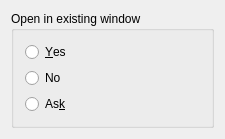
<?xml version="1.0" encoding="UTF-8"?>
<ui version="4.0">
 <class>KGraphViewerPreferencesOpenInExistingWindowWidget</class>
 <widget class="QWidget" name="KGraphViewerPreferencesOpenInExistingWindowWidget">
  <property name="geometry">
   <rect>
    <x>0</x>
    <y>0</y>
    <width>225</width>
    <height>131</height>
   </rect>
  </property>
  <property name="sizePolicy">
   <sizepolicy hsizetype="Minimum" vsizetype="Minimum">
    <horstretch>15</horstretch>
    <verstretch>0</verstretch>
   </sizepolicy>
  </property>
  <property name="minimumSize">
   <size>
    <width>100</width>
    <height>100</height>
   </size>
  </property>
  <layout class="QGridLayout">
   <property name="sizeConstraint">
    <enum>QLayout::SetMinimumSize</enum>
   </property>
   <item row="0" column="0">
    <widget class="QGroupBox" name="openInExistingWindowMode">
     <property name="sizePolicy">
      <sizepolicy hsizetype="MinimumExpanding" vsizetype="MinimumExpanding">
       <horstretch>0</horstretch>
       <verstretch>0</verstretch>
      </sizepolicy>
     </property>
     <property name="title">
      <string>Open in existing window</string>
     </property>
     <layout class="QVBoxLayout" name="verticalLayout">
      <property name="sizeConstraint">
       <enum>QLayout::SetMinimumSize</enum>
      </property>
      <item>
       <widget class="QRadioButton" name="yes">
        <property name="text">
         <string>&amp;Yes</string>
        </property>
       </widget>
      </item>
      <item>
       <widget class="QRadioButton" name="no">
        <property name="text">
         <string>No</string>
        </property>
        <property name="shortcut">
         <string/>
        </property>
       </widget>
      </item>
      <item>
       <widget class="QRadioButton" name="ask">
        <property name="text">
         <string>As&amp;k</string>
        </property>
       </widget>
      </item>
     </layout>
    </widget>
   </item>
  </layout>
 </widget>
 <layoutdefault spacing="6" margin="11"/>
 <pixmapfunction>qPixmapFromMimeSource</pixmapfunction>
 <resources/>
 <connections/>
</ui>
